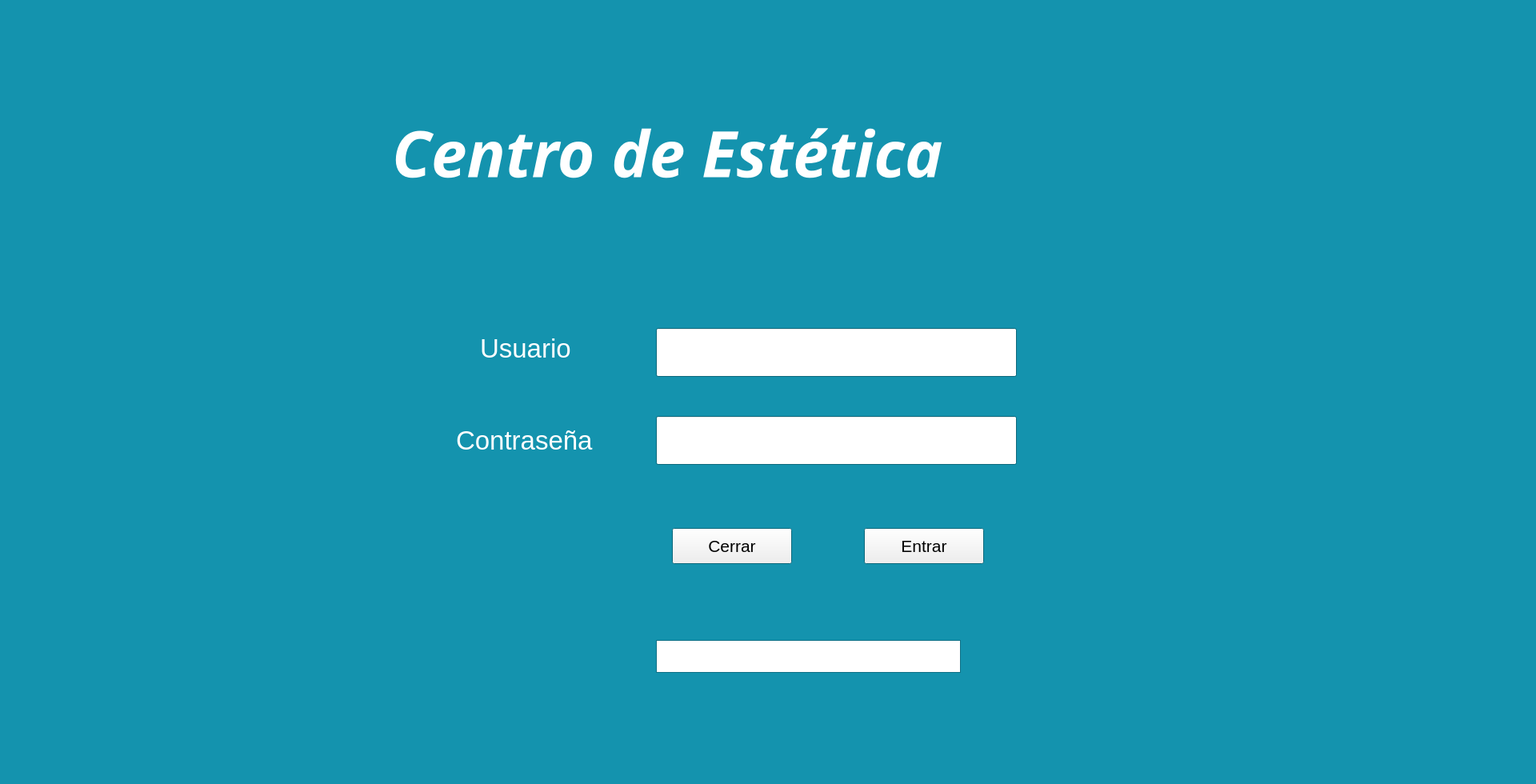
<?xml version="1.0" encoding="UTF-8"?>
<ui version="4.0">
 <class>primera</class>
 <widget class="QMainWindow" name="primera">
  <property name="geometry">
   <rect>
    <x>0</x>
    <y>0</y>
    <width>1920</width>
    <height>980</height>
   </rect>
  </property>
  <property name="palette">
   <palette>
    <active>
     <colorrole role="WindowText">
      <brush brushstyle="SolidPattern">
       <color alpha="255">
        <red>255</red>
        <green>255</green>
        <blue>255</blue>
       </color>
      </brush>
     </colorrole>
     <colorrole role="Light">
      <brush brushstyle="SolidPattern">
       <color alpha="255">
        <red>20</red>
        <green>147</green>
        <blue>174</blue>
       </color>
      </brush>
     </colorrole>
     <colorrole role="Base">
      <brush brushstyle="SolidPattern">
       <color alpha="255">
        <red>255</red>
        <green>255</green>
        <blue>255</blue>
       </color>
      </brush>
     </colorrole>
     <colorrole role="Window">
      <brush brushstyle="SolidPattern">
       <color alpha="255">
        <red>20</red>
        <green>147</green>
        <blue>174</blue>
       </color>
      </brush>
     </colorrole>
    </active>
    <inactive>
     <colorrole role="WindowText">
      <brush brushstyle="SolidPattern">
       <color alpha="255">
        <red>255</red>
        <green>255</green>
        <blue>255</blue>
       </color>
      </brush>
     </colorrole>
     <colorrole role="Light">
      <brush brushstyle="SolidPattern">
       <color alpha="255">
        <red>20</red>
        <green>147</green>
        <blue>174</blue>
       </color>
      </brush>
     </colorrole>
     <colorrole role="Base">
      <brush brushstyle="SolidPattern">
       <color alpha="255">
        <red>255</red>
        <green>255</green>
        <blue>255</blue>
       </color>
      </brush>
     </colorrole>
     <colorrole role="Window">
      <brush brushstyle="SolidPattern">
       <color alpha="255">
        <red>20</red>
        <green>147</green>
        <blue>174</blue>
       </color>
      </brush>
     </colorrole>
    </inactive>
    <disabled>
     <colorrole role="WindowText">
      <brush brushstyle="SolidPattern">
       <color alpha="255">
        <red>120</red>
        <green>120</green>
        <blue>120</blue>
       </color>
      </brush>
     </colorrole>
     <colorrole role="Light">
      <brush brushstyle="SolidPattern">
       <color alpha="255">
        <red>20</red>
        <green>147</green>
        <blue>174</blue>
       </color>
      </brush>
     </colorrole>
     <colorrole role="Base">
      <brush brushstyle="SolidPattern">
       <color alpha="255">
        <red>20</red>
        <green>147</green>
        <blue>174</blue>
       </color>
      </brush>
     </colorrole>
     <colorrole role="Window">
      <brush brushstyle="SolidPattern">
       <color alpha="255">
        <red>20</red>
        <green>147</green>
        <blue>174</blue>
       </color>
      </brush>
     </colorrole>
    </disabled>
   </palette>
  </property>
  <property name="windowTitle">
   <string>Centro de estetica</string>
  </property>
  <property name="windowIcon">
   <iconset>
    <normaloff>../../Downloads/uco/POO/entornoVirtual/_92127008_thinkstockphotos-615094882.jpg</normaloff>../../Downloads/uco/POO/entornoVirtual/_92127008_thinkstockphotos-615094882.jpg</iconset>
  </property>
  <widget class="QWidget" name="centralwidget">
   <property name="enabled">
    <bool>true</bool>
   </property>
   <widget class="QPushButton" name="BotEntrar">
    <property name="geometry">
     <rect>
      <x>1080</x>
      <y>660</y>
      <width>150</width>
      <height>45</height>
     </rect>
    </property>
    <property name="font">
     <font>
      <pointsize>16</pointsize>
     </font>
    </property>
    <property name="text">
     <string>Entrar</string>
    </property>
    <property name="icon">
     <iconset>
      <normaloff>../../Downloads/uco/POO/entornoVirtual/_92127008_thinkstockphotos-615094882.jpg</normaloff>../../Downloads/uco/POO/entornoVirtual/_92127008_thinkstockphotos-615094882.jpg</iconset>
    </property>
    <property name="iconSize">
     <size>
      <width>35</width>
      <height>30</height>
     </size>
    </property>
   </widget>
   <widget class="QLabel" name="Title">
    <property name="geometry">
     <rect>
      <x>490</x>
      <y>90</y>
      <width>951</width>
      <height>201</height>
     </rect>
    </property>
    <property name="font">
     <font>
      <family>Segoe Print</family>
      <pointsize>60</pointsize>
      <italic>true</italic>
      <bold>true</bold>
      <strikeout>false</strikeout>
     </font>
    </property>
    <property name="text">
     <string>Centro de Estética</string>
    </property>
   </widget>
   <widget class="QTextEdit" name="resultado">
    <property name="geometry">
     <rect>
      <x>820</x>
      <y>800</y>
      <width>381</width>
      <height>41</height>
     </rect>
    </property>
   </widget>
   <widget class="QLineEdit" name="VarUsu">
    <property name="geometry">
     <rect>
      <x>820</x>
      <y>410</y>
      <width>451</width>
      <height>61</height>
     </rect>
    </property>
    <property name="sizePolicy">
     <sizepolicy hsizetype="Expanding" vsizetype="Fixed">
      <horstretch>0</horstretch>
      <verstretch>0</verstretch>
     </sizepolicy>
    </property>
    <property name="font">
     <font>
      <pointsize>20</pointsize>
     </font>
    </property>
   </widget>
   <widget class="QLineEdit" name="VarPass">
    <property name="geometry">
     <rect>
      <x>820</x>
      <y>520</y>
      <width>451</width>
      <height>61</height>
     </rect>
    </property>
    <property name="font">
     <font>
      <pointsize>20</pointsize>
     </font>
    </property>
    <property name="echoMode">
     <enum>QLineEdit::Password</enum>
    </property>
   </widget>
   <widget class="QLabel" name="label_2">
    <property name="geometry">
     <rect>
      <x>570</x>
      <y>510</y>
      <width>211</width>
      <height>81</height>
     </rect>
    </property>
    <property name="font">
     <font>
      <pointsize>25</pointsize>
     </font>
    </property>
    <property name="text">
     <string>Contraseña</string>
    </property>
   </widget>
   <widget class="QLabel" name="label_3">
    <property name="geometry">
     <rect>
      <x>600</x>
      <y>410</y>
      <width>141</width>
      <height>51</height>
     </rect>
    </property>
    <property name="font">
     <font>
      <pointsize>25</pointsize>
     </font>
    </property>
    <property name="text">
     <string>Usuario</string>
    </property>
   </widget>
   <widget class="QPushButton" name="BorraPrograma">
    <property name="geometry">
     <rect>
      <x>840</x>
      <y>660</y>
      <width>150</width>
      <height>45</height>
     </rect>
    </property>
    <property name="font">
     <font>
      <pointsize>16</pointsize>
     </font>
    </property>
    <property name="text">
     <string>Cerrar</string>
    </property>
    <property name="icon">
     <iconset>
      <normaloff>../../Downloads/uco/POO/entornoVirtual/_92127008_thinkstockphotos-615094882.jpg</normaloff>../../Downloads/uco/POO/entornoVirtual/_92127008_thinkstockphotos-615094882.jpg</iconset>
    </property>
    <property name="iconSize">
     <size>
      <width>35</width>
      <height>30</height>
     </size>
    </property>
   </widget>
  </widget>
 </widget>
 <resources/>
 <connections/>
</ui>
